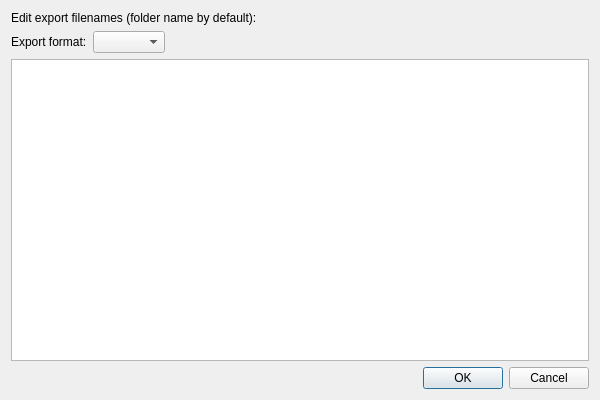
<?xml version="1.0" encoding="UTF-8"?>
<ui version="4.0">
 <class>ImportExportSavesDialog</class>
 <widget class="QDialog" name="ImportExportSavesDialog">
  <property name="geometry">
   <rect>
    <x>0</x>
    <y>0</y>
    <width>600</width>
    <height>400</height>
   </rect>
  </property>
  <property name="minimumSize">
   <size>
    <width>500</width>
    <height>300</height>
   </size>
  </property>
  <property name="windowTitle">
   <string>Saves Dialog</string>
  </property>
  <property name="modal">
   <bool>true</bool>
  </property>
  <layout class="QVBoxLayout" name="verticalLayout">
   <item>
    <widget class="QLabel" name="introLabel">
     <property name="text">
      <string>Edit export filenames (folder name by default):</string>
     </property>
    </widget>
   </item>
   <item>
    <layout class="QHBoxLayout" name="formatLayout">
     <item>
      <widget class="QLabel" name="formatLabel">
       <property name="text">
        <string>Export format:</string>
       </property>
      </widget>
     </item>
     <item>
      <widget class="QComboBox" name="formatCombo"/>
     </item>
     <item>
      <spacer name="formatSpacer">
       <property name="orientation">
        <enum>Qt::Orientation::Horizontal</enum>
       </property>
       <property name="sizeHint" stdset="0">
        <size>
         <width>40</width>
         <height>20</height>
        </size>
       </property>
      </spacer>
     </item>
    </layout>
   </item>
   <item>
    <widget class="QTableWidget" name="tableWidget">
     <property name="selectionBehavior">
      <enum>QAbstractItemView::SelectionBehavior::SelectItems</enum>
     </property>
    </widget>
   </item>
   <item>
    <widget class="QDialogButtonBox" name="buttonBox">
     <property name="orientation">
      <enum>Qt::Orientation::Horizontal</enum>
     </property>
     <property name="standardButtons">
      <set>QDialogButtonBox::StandardButton::Cancel|QDialogButtonBox::StandardButton::Ok</set>
     </property>
    </widget>
   </item>
  </layout>
 </widget>
 <resources/>
 <connections>
  <connection>
   <sender>buttonBox</sender>
   <signal>accepted()</signal>
   <receiver>ImportExportSavesDialog</receiver>
   <slot>accept()</slot>
   <hints>
    <hint type="sourcelabel">
     <x>20</x>
     <y>20</y>
    </hint>
    <hint type="destinationlabel">
     <x>20</x>
     <y>20</y>
    </hint>
   </hints>
  </connection>
  <connection>
   <sender>buttonBox</sender>
   <signal>rejected()</signal>
   <receiver>ImportExportSavesDialog</receiver>
   <slot>reject()</slot>
   <hints>
    <hint type="sourcelabel">
     <x>20</x>
     <y>20</y>
    </hint>
    <hint type="destinationlabel">
     <x>20</x>
     <y>20</y>
    </hint>
   </hints>
  </connection>
 </connections>
</ui>
